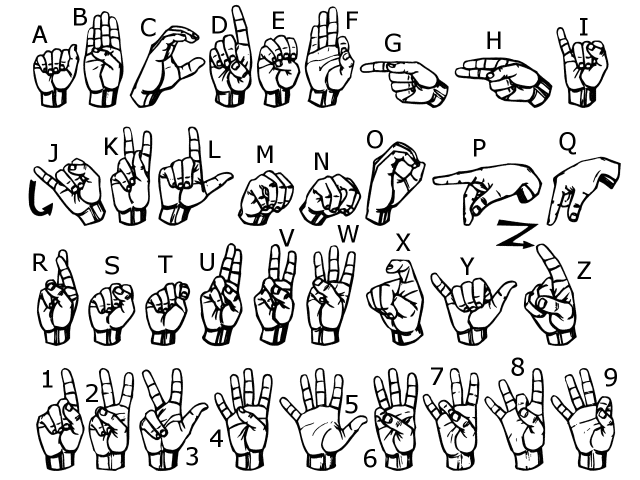
#> input picture images_abc1280x960.png, 1280 x 960 px, given in place of the camera (shown at 1/2 size)
$ jupyter execute Untitled.ipynb
#> lines starting #> are read from the running program, lines starting #| are printed output that depends on the picture; after the words box and inside, x2 and y2 are one past the last pixel; in counts of white or black regions, pixels touching at a corner belong together
[cell 1]
import cv2
import numpy as np
import math
from skimage.draw import rectangle, rectangle_perimeter
from skimage.morphology import binary_erosion, binary_dilation, binary_closing
from skimage.transform import resize

[cell 2]
def dist(x,y):
    return np.sqrt(np.sum((x-y)**2))

[cell 3]
video_capture = cv2.VideoCapture(0)
count = 0
while(1):
    count += 1
    try:  #an error comes if it does not find anything in window as it cannot find contour of max area
              #therefore this try error statement

        ret, frame = video_capture.read()
#> frame is the input picture: shape (960, 1280, 3); min 0, max 255, mean 217.7
        frame=cv2.flip(frame,1)
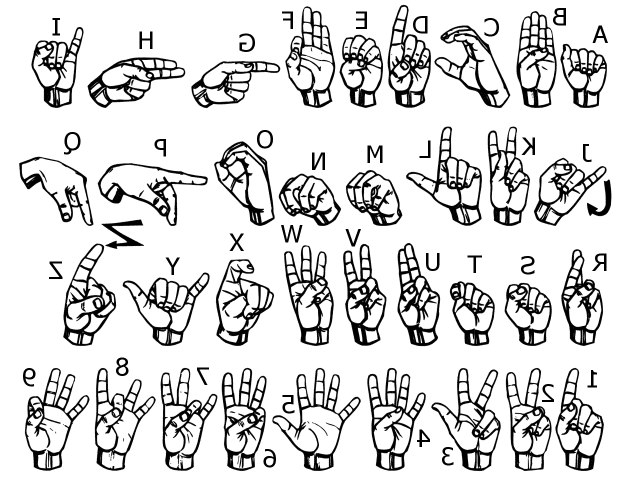
#> frame: shape (960, 1280, 3) (shown at 1/2 size); min 0, max 255, mean 217.7
        kernel = np.ones((3,3),np.uint8)

        #define region of interest
        roi=frame[100:300, 100:300]
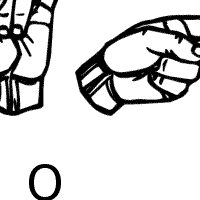
#> roi: shape (200, 200, 3); min 0, max 255, mean 213.5


        cv2.rectangle(frame,(100,100),(300,300),(0,255,0),0)
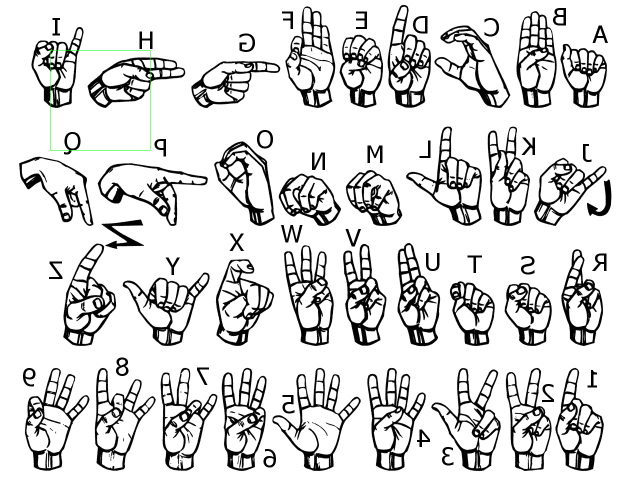
#> frame: shape (960, 1280, 3) (shown at 1/2 size); 0.07% of pixels changed, all inside (x1, y1, x2, y2) = (100, 100, 301, 301)
        hsv = cv2.cvtColor(roi, cv2.COLOR_BGR2HSV)
#> hsv: shape (200, 200, 3); mean H, S, V 0.6, 2.5, 214
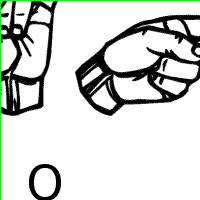
#> roi: shape (200, 200, 3); 1% of pixels changed, all inside (x1, y1, x2, y2) = (0, 0, 200, 200)

    # define range of skin color in HSV
        lower_skin = np.array([0,20,70], dtype=np.uint8)
        upper_skin = np.array([30,255,255], dtype=np.uint8)

     #extract skin colur imagw
        mask = cv2.inRange(hsv, lower_skin, upper_skin)
#> mask: shape (200, 200); every value is 0

    #extrapolate the hand to fill dark spots within
        mask = cv2.dilate(mask, kernel, iterations = 2)
        mask = cv2.erode(mask, kernel, iterations = 2)
        mask = cv2.dilate(mask, kernel, iterations = 2)
        mask = cv2.erode(mask, kernel, iterations = 2)
        mask = cv2.dilate(mask, kernel, iterations = 2)
        mask = cv2.erode(mask, kernel, iterations = 2)

    #blur the image
        mask = cv2.GaussianBlur(mask,(5,5),100)


        ## code starts here

    #find contours
        contours, hierarchy = cv2.findContours(mask, cv2.RETR_TREE, cv2.CHAIN_APPROX_SIMPLE)
#> contours = []

    #find contour of max area(hand)
        cnt = max(contours, key = lambda x: cv2.contourArea(x))

    #find bouding box
        Xmax = max(cnt[:,0,0])
        Ymax = max(cnt[:,0,1])
        Xmin = min(cnt[:,0,0])
        Ymin = min(cnt[:,0,1])

        box = [Xmin, Ymin, Xmax, Ymax]

        boxWidth = Xmax - Xmin
        boxHeight = Ymax - Ymin

        boxarea = boxHeight * boxWidth

        boxAspectRatio = boxHeight / boxWidth

    #find orientation
        orientation = 'V'
        if(boxAspectRatio <= 1):
            orientation = 'H'

    #left half
        leftHalfCnt = cnt[(cnt[:,0,0] <= box[0]+boxWidth/2)]
        leftHalfCntArea = cv2.contourArea(leftHalfCnt)

    #right half
        rightHalfCnt = cnt[(cnt[:,0,0] > box[0]+boxWidth/2)]
        rightHalfCntArea = cv2.contourArea(rightHalfCnt)


    #resizing contour
        windowCenter = (Xmin + boxWidth // 2, Ymin + boxHeight // 2)
        windowSide = 0
        if(boxHeight > boxWidth):
            windowSide = boxHeight
        else:
            windowSide = boxWidth


        window = mask[windowCenter[0] - windowSide // 2 : windowCenter[0] + windowSide // 2,
                      windowCenter[1] - windowSide // 2 : windowCenter[1] + windowSide // 2]
        window = resize(window, (128, 128))


# [26 lines of commented-out code are left out]
        epsilon = 0.0005*cv2.arcLength(cnt,True)
        approx= cv2.approxPolyDP(cnt,epsilon,True)


    #make convex hull around hand
        hull = cv2.convexHull(cnt)


    #vertical Fingers Lines
        vLines = []
        vAnchor = np.array([(Xmax + Xmin) / 2, Ymax])

#         if(count % 100 == 0):
        lastPoint = hull[0,:,:]
        for i in hull:
#                 print(i[0,:])
#                 print(vAnchor)
            if(dist(i[0,:],vAnchor) > 130 and (np.absolute(lastPoint[0,0] - i[0,0]) > 18)):
#                 print(dist(i[0,:],vAnchor));
#                 print(lastPoint[0,0] - i[0,0])
                cv2.circle(roi, (i[0, 0], i[0, 1]), 3, [255,255,255], -1)
                vLines.append([(int(i[0,0]),int(i[0,1])), (int(vAnchor[0]), int(vAnchor[1]))])
                lastPoint = i

        for i in vLines:
            cv2.line(roi, i[0], i[1], [0,255,0], 2)

    #horizontal fingers lines

     #define area of hull and area of hand
        areahull = cv2.contourArea(hull)
        areacnt = cv2.contourArea(cnt)

    #find the percentage of area not covered by hand in convex hull
        arearatio=((areahull-areacnt)/areacnt)*100

     #find the defects in convex hull with respect to hand
        hull = cv2.convexHull(approx, returnPoints=False)
        defects = cv2.convexityDefects(approx, hull)

        contourRatio = areacnt / boxarea

    # no. of defects in each direction
        upFingers = 0
        downFingers = 0
        leftFingers = 0
        rightFingersAcute = 0
        rightFingersRight = 0

    #code for finding no. of defects due to fingers
        for i in range(defects.shape[0]):
            s,e,f,d = defects[i,0]
            start = tuple(approx[s][0])
            end = tuple(approx[e][0])
            far = tuple(approx[f][0])
            pt= (100,180)

            # find length of all sides of triangle
            a = math.sqrt((end[0] - start[0])**2 + (end[1] - start[1])**2)
            b = math.sqrt((far[0] - start[0])**2 + (far[1] - start[1])**2)
            c = math.sqrt((end[0] - far[0])**2 + (end[1] - far[1])**2)
            s = (a+b+c)/2
            ar = math.sqrt(s*(s-a)*(s-b)*(s-c))

            #distance between point and convex hull
            d=(2*ar)/a

            # apply cosine rule here
            angle = math.acos((b**2 + c**2 - a**2)/(2*b*c)) * 57

            if (far[1] > start[1]) & (far[1] > end[1]) & (far[0] < start[0]) & (far[0] > end[0]):
                if (angle <= 70 and d > 30):
                    upFingers += 1
                    cv2.circle(roi, far, 3, [255,0,0], -1)
            elif (far[0] > start[0]) & (far[0] > end[0]) & (far[1] > start[1]) & (far[1] < end[1]):
                if (angle <= 70 and d > 30):
                    leftFingers += 1
                    cv2.circle(roi, far, 3, [0,0,0], -1)
            elif (far[1] < start[1]) & (far[1] < end[1]) & (far[0] > start[0]) & (far[0] < end[0]):
                if (angle <= 70 and d > 30):
                    downFingers += 1
                    cv2.circle(roi, far, 3, [0,255,0], -1)
            elif (far[0] < start[0]) & (far[0] < end[0]):
                if (angle >= 70 and angle <= 120 and d > 30):
                    rightFingersRight += 1
                    cv2.circle(roi, far, 3, [0,0,255], -1)
                elif (angle <= 70 and d > 30):
                    rightFingersAcute += 1
                    cv2.circle(roi, far, 3, [255, 0, 255], -1)

            #draw lines around hand
            cv2.line(roi,start, end, [0,255,0], 2)

        upFingers += 1
        downFingers += 1
        leftFingers += 1
        rightFingersAcute += 1
        rightFingersRight += 1

        #print corresponding gestures which are in their ranges
        font = cv2.FONT_HERSHEY_SIMPLEX
        currLetter = ''
        if upFingers == 1 and downFingers == 1 and leftFingers == 1 and rightFingersAcute == 1 and rightFingersRight == 1:
            if areacnt<2000:
                 currLetter = 'Put hand in the box'
            else:
# [15 lines of commented-out code are left out]
                if len(vLines) == 0:
                    currLetter ='A'
                elif len(vLines) == 1:
                    if leftHalfCntArea < rightHalfCntArea:
                        currLetter = 'D'
                    else:
                        currLetter = 'I'
                elif len(vLines) == 2:
                    currLetter ='U'
                elif len(vLines) == 3:
                    currLetter ='F'
                elif len(vLines) == 4:
                    currLetter ='B'

        elif upFingers == 2:
            currLetter = 'V'

        elif upFingers == 4 and (rightFingersAcute == 2 or rightFingersRight == 2):
            currLetter = '5'

        elif upFingers == 4 or (upFingers == 3 and rightFingersAcute == 2):
            currLetter = '4'

        elif upFingers == 3:
            currLetter = 'W'


        elif rightFingersAcute == 2:
            currLetter = 'C'

        elif rightFingersRight == 2:
            currLetter = 'L'

        elif leftFingers == 3:
            currLetter = 'E'

        elif downFingers == 2:
            currLetter = 'N'

        elif downFingers == 3:
            currLetter = 'M'

        else:
            currLetter = 'Reposition'

        cv2.putText(frame,currLetter,(0,50), font, 2, (0,0,255), 3, cv2.LINE_AA)


        # show the windows
        cv2.imshow('mask', mask)
        cv2.imshow('window', window)
        cv2.imshow('frame', frame)

    except Exception as e: print(e)
#         pass
#         print("ya 7mar")


    # exit condition
    k = cv2.waitKey(5) & 0xFF
#> (key Esc is pressed here)
    if k == 27:
        break

cv2.destroyAllWindows()
video_capture.release()

$ run again, on signs.jpg
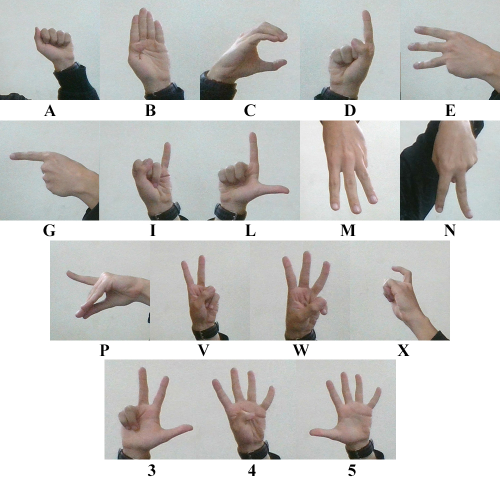
#> input picture signs.jpg, 1000 x 961 px, given in place of the camera (shown at 1/2 size)
#> frame is the input picture: shape (961, 1000, 3); mean B, G, R 196.3, 198.7, 199.5
#> hsv: shape (200, 200, 3); mean H, S, V 52.2, 21.7, 196.4
#> contours = 8 contours; box (x1, y1, x2, y2) and area: (149, 0, 200, 102) 3418, (0, 139, 36, 200) 1691, (0, 0, 78, 45) 1676, (164, 139, 200, 200) 1472, (97, 3, 102, 86) 328, (42, 148, 51, 165) 81, (64, 177, 71, 187) 35, (36, 140, 43, 147) 32
#> cnt = contour of 56 points, box (x1, y1, x2, y2) (149, 0, 200, 102), area 3418
#> Xmax = 199
#> Ymax = 101
#> Xmin = 149
#> Ymin = 0
#> box = [149, 0, 199, 101]
#> boxWidth = 50
#> boxHeight = 101
#> boxarea = 5050
#> boxAspectRatio = 2.02
#> leftHalfCnt = contour of 33 points, box (x1, y1, x2, y2) (149, 0, 175, 70), area 240
#> leftHalfCntArea = 240.5
#> rightHalfCnt = contour of 23 points, box (x1, y1, x2, y2) (175, 0, 200, 102), area 1406
#> rightHalfCntArea = 1405.5
#> windowCenter = (174, 50)
#> windowSide = 101
#> epsilon = 0.141
#> approx has the same summary as cnt
#> `hull = cv2.convexHull(cnt)`: hull = [[199, 0], [199, 97], [198, 98], [188, 101], [182, 101], [159, 45], [149, 12], [149, 0]]
#> vAnchor = [174, 101]
#> lastPoint = [[199, 0]]
#> the loop `for i in hull:` made 8 passes
#> after the loop `for i in hull:`: vLines = []
#> areahull = 3662.5
#> areacnt = 3418
#> arearatio = 7.15
#> `hull = cv2.convexHull(approx, returnPoints=False)`: hull = [55, 54, 53, 49, 48, 15, 1, 0]
#> defects = [[1, 15, 14, 594], [15, 48, 41, 1527], [49, 53, 52, 441]]
#> contourRatio = 0.677
#> the loop `for i in range(defects.shape[0]):` made 3 passes
#> (e, f, start, end, far, a) on passes 1 to 3: (15, 14, (149, 12), (159, 45), (159, 37), 34.48), (48, 41, (159, 45), (182, 101), (179, 78), 60.54), (53, 52, (188, 101), (198, 98), (192, 98), 10.44)
#> after the loop `for i in range(defects.shape[0]):`:
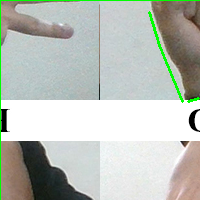
#> roi: shape (200, 200, 3); mean B, G, R 185.6, 192.7, 187.7
#> after the loop `for i in range(defects.shape[0]):`: downFingers = 0
#> `upFingers += 1`: upFingers = 1
#> font = 0
#> `cv2.putText(frame,currLetter,(0,50), font, 2, (0,0,255), 3, cv2.LINE_AA)`:
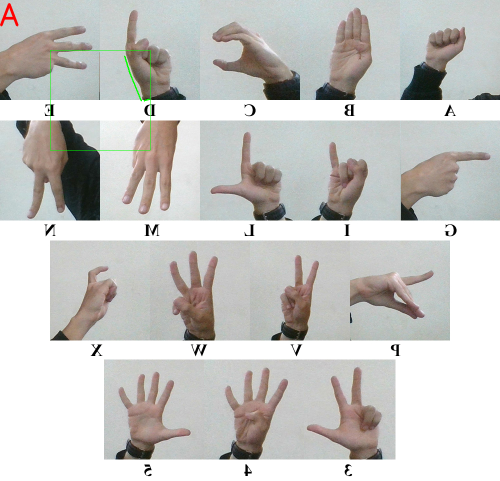
#> frame: shape (961, 1000, 3) (shown at 1/2 size); mean B, G, R 196, 198.7, 199.4
